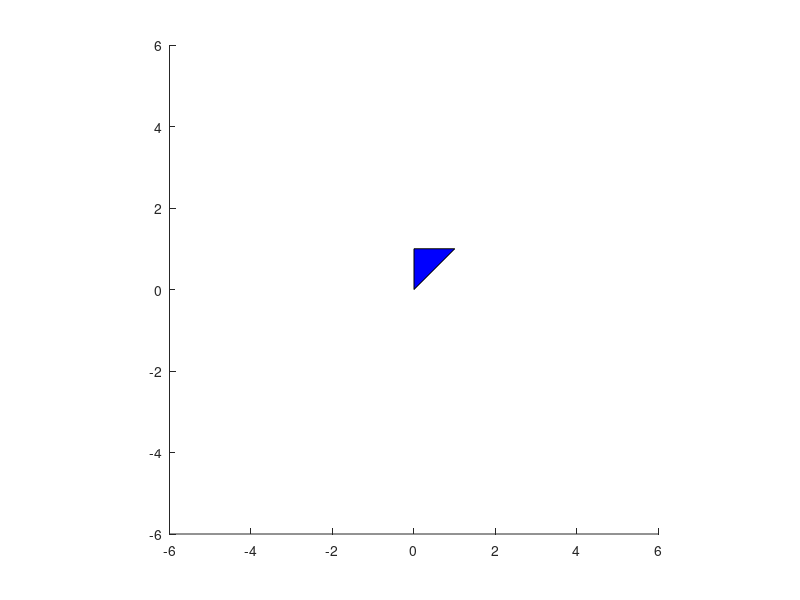

Write the MATLAB code that produced this figure. (Note: this script raises an error after producing the figure.)
pv1 = [4  4 -1 -1  2  2  1  1  0  0  3  3; ...
       1  3  3 -1 -1  1  1  0  0  2  2  1; ...
       0  0  0  0  0  0  0  0  0  0  0  0; ...
       1  1  1  1  1  1  1  1  1  1  1  1];
axis equal
xlim([-6 6])
ylim([-6 6])
p1 = patch('FaceColor','blue');
p1.XData = pv1(1,:) ./ pv1(4,:);
p1.YData = pv1(2,:) ./ pv1(4,:);
p1.ZData = pv1(3,:) ./ pv1(4,:);




